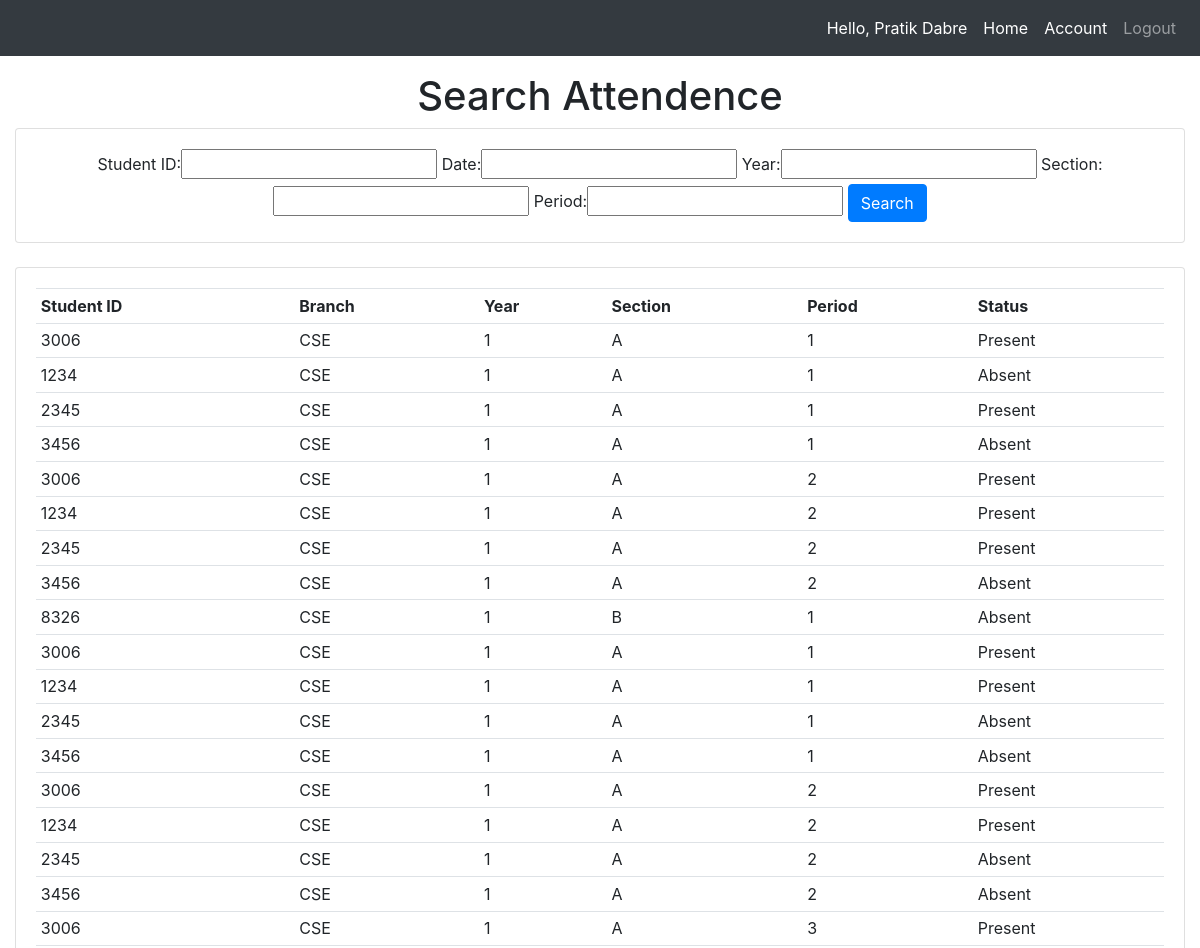
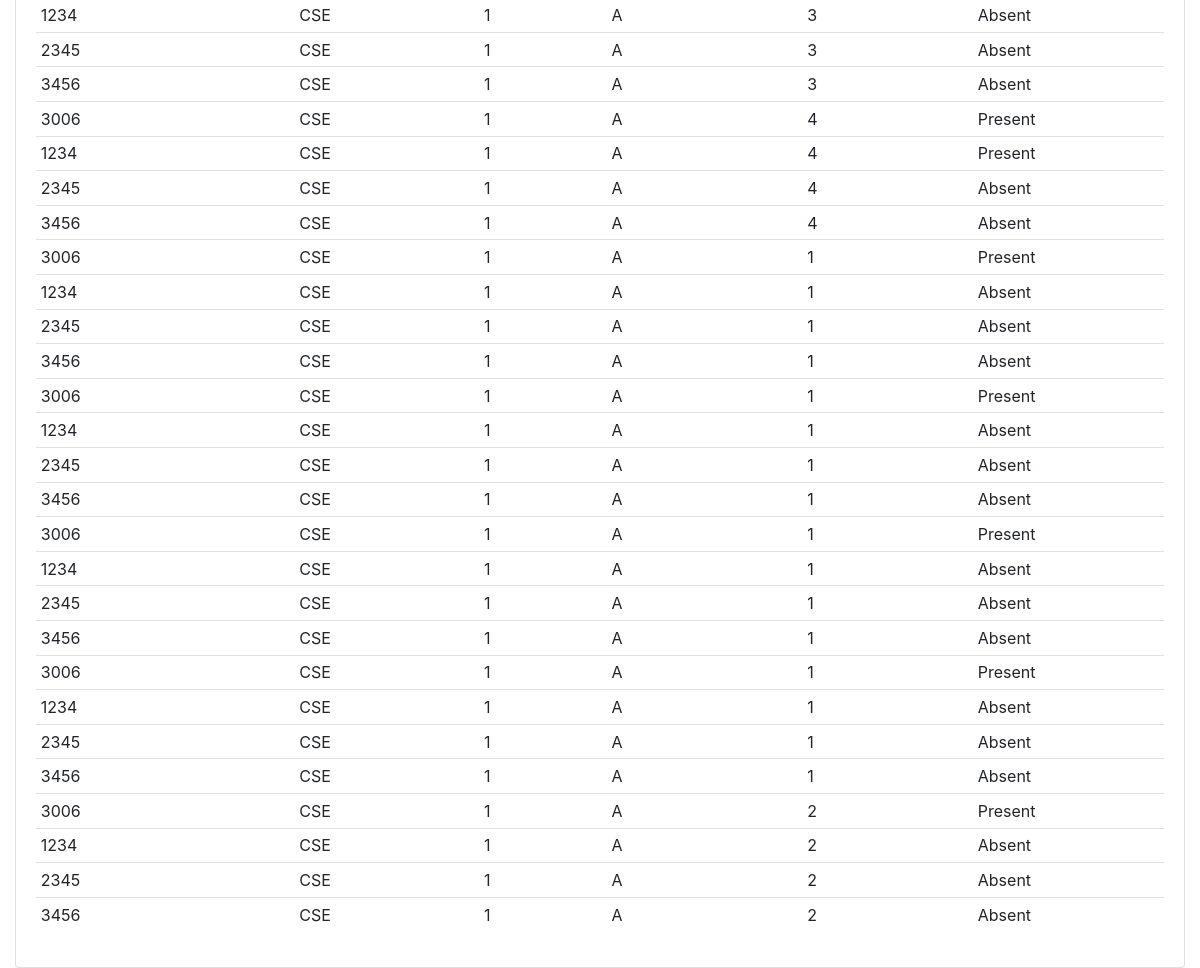
Page /searchattendence/ (signed in) on the committed database (2 pictures, top to bottom).
### Attendence_Sys/models.py (models this page shows, shortened)
class Faculty(models.Model):
    user = models.OneToOneField(User,null=True,blank=True, on_delete= models.CASCADE)
    firstname = models.CharField(max_length=200, null=True)
    lastname = models.CharField(max_length=200, null=True)
    phone = models.CharField(max_length=200, null=True)
    email = models.EmailField(max_length=200, null=True)
    profile_pic = models.ImageField(upload_to=user_directory_path ,null=True, blank=True)
    def __str__(self):
        return str(self.firstname + " " + self.lastname)

class Attendence(models.Model):
    Faculty_Name = models.CharField(max_length=200, null=True, blank=True)
    Student_ID = models.CharField(max_length=200, null=True, blank=True)
    date = models.DateField(auto_now_add = True, null = True)
    time = models.TimeField(auto_now_add=True, null = True)
    branch = models.CharField(max_length=200, null = True)
    year = models.CharField(max_length=200, null = True)
    section = models.CharField(max_length=200, null = True)
    period = models.CharField(max_length=200, null = True)
    status = models.CharField(max_length=200, null = True, default='Absent')

### Attendence_Sys/views.py (the view)
# urls.py: path('searchattendence/', views.searchAttendence, name='searchattendence'),
@login_required(login_url='teacherlogin')
def searchAttendence(request):
    try:
        student = Student.objects.get(registration_id = request.user)
        return redirect(studentprofile)
    except:
        student=request.user
    attendences = Attendence.objects.all()
    myFilter = AttendenceFilter(request.GET, queryset=attendences)
    attendences = myFilter.qs
    context = {'myFilter':myFilter, 'attendences': attendences, 'ta':False}
    return render(request, 'Attendence_Sys/attendence.html', context)

### Attendence_Sys/templates/Attendence_Sys/attendence.html (shortened to what this page needs)
{% extends 'Attendence_Sys/main.html' %}
{% block content %}
{% if ta == False %}
<center><h1>Search Attendence</h1></center>
<div class="row">
	<div class="col">
		<div class="card card-body">
			<center>
				<form method="get">
					{{myFilter.form}}
		    		<button class="btn btn-primary" type="submit">Search</button>
				</form>
			</center>
		</div>
	</div>
</div>
<br>
<div class="row">
	<div class="col-sm-12">
		<div class="card card-body">
			<table class="table table-sm">
				<tr>
					<th>Student ID</th>
					<th>Branch</th>
					<th>Year</th>
					<th>Section</th>
					<th>Period</th>
					<th>Status</th>
				</tr>
				{% for attendence in attendences %}
				<tr>
                    <td>{{ attendence.Student_ID }}</td>
					<td>{{ attendence.branch }}</td>
					<td>{{ attendence.year }}</td>
					<td>{{ attendence.section }}</td>
					<td>{{ attendence.period }}</td>
					<td>{{ attendence.status }}</td>
				</tr>
				{% endfor %}
			</table>
		</div>
	</div>
</div>
{% endif %}
{% endblock %}

### Attendence_Sys/templates/Attendence_Sys/main.html (shortened to what this page needs)
<!DOCTYPE html>
<html>
<head>
	<link rel="stylesheet" href="https://stackpath.bootstrapcdn.com/bootstrap/4.3.1/css/bootstrap.min.css">
</head>
<body>
	{%  include 'attendence_sys/navbar.html' %}
	<br>
<br>
<br>
	<div class="container-fluid">
	{% block content %}
	{% endblock %}
    </div>
</body>
</html>

### Attendence_Sys/templates/Attendence_Sys/navbar.html (shortened to what this page needs)
{% load static %}
<nav class="navbar navbar-expand-lg navbar-dark fixed-top bg-dark">
  <div class="collapse navbar-collapse" id="navbarNav">
    <ul class="navbar-nav ml-auto">
      <li class="nav-item active">
        <span class="nav-link">Hello, {{ request.user.faculty }}</span>
      </li>
      <li class="nav-item active">
        <a href="{% url 'teacherprofile' %}" class="nav-link">Home</a>
      </li>
      <li class="nav-item active">
        <a class="nav-link" href="{% url 'account' %}">Account</a>
      </li>
      <li class="nav-item">
        <a class="nav-link" href="{% url 'logout' %}">Logout</a>
      </li>
    </ul>
  </div>
</nav>

### rows in the picture
Attendence: Student_ID "3006", branch "CSE", year "1", section "A", period "1", status "Present"
Attendence: Student_ID "1234", branch "CSE", year "1", section "A", period "1", status "Absent"
Attendence: Student_ID "2345", branch "CSE", year "1", section "A", period "1", status "Present"
Attendence: Student_ID "3456", branch "CSE", year "1", section "A", period "1", status "Absent"
Attendence: Student_ID "3006", branch "CSE", year "1", section "A", period "2", status "Present"
Attendence: Student_ID "1234", branch "CSE", year "1", section "A", period "2", status "Present"
Attendence: Student_ID "2345", branch "CSE", year "1", section "A", period "2", status "Present"
Attendence: Student_ID "3456", branch "CSE", year "1", section "A", period "2", status "Absent"
Attendence: Student_ID "8326", branch "CSE", year "1", section "B", period "1", status "Absent"
Attendence: Student_ID "3006", branch "CSE", year "1", section "A", period "1", status "Present"
Attendence: Student_ID "1234", branch "CSE", year "1", section "A", period "1", status "Present"
Attendence: Student_ID "2345", branch "CSE", year "1", section "A", period "1", status "Absent"
Attendence: Student_ID "3456", branch "CSE", year "1", section "A", period "1", status "Absent"
Attendence: Student_ID "3006", branch "CSE", year "1", section "A", period "2", status "Present"
Attendence: Student_ID "1234", branch "CSE", year "1", section "A", period "2", status "Present"
Attendence: Student_ID "2345", branch "CSE", year "1", section "A", period "2", status "Absent"
Attendence: Student_ID "3456", branch "CSE", year "1", section "A", period "2", status "Absent"
Attendence: Student_ID "3006", branch "CSE", year "1", section "A", period "3", status "Present"
Attendence: Student_ID "1234", branch "CSE", year "1", section "A", period "3", status "Absent"
Attendence: Student_ID "2345", branch "CSE", year "1", section "A", period "3", status "Absent"
Attendence: Student_ID "3456", branch "CSE", year "1", section "A", period "3", status "Absent"
Attendence: Student_ID "3006", branch "CSE", year "1", section "A", period "4", status "Present"
Attendence: Student_ID "1234", branch "CSE", year "1", section "A", period "4", status "Present"
Attendence: Student_ID "2345", branch "CSE", year "1", section "A", period "4", status "Absent"
Attendence: Student_ID "3456", branch "CSE", year "1", section "A", period "4", status "Absent"
Attendence: Student_ID "3006", branch "CSE", year "1", section "A", period "1", status "Present"
Attendence: Student_ID "1234", branch "CSE", year "1", section "A", period "1", status "Absent"
Attendence: Student_ID "2345", branch "CSE", year "1", section "A", period "1", status "Absent"
Attendence: Student_ID "3456", branch "CSE", year "1", section "A", period "1", status "Absent"
Attendence: Student_ID "3006", branch "CSE", year "1", section "A", period "1", status "Present"
Attendence: Student_ID "1234", branch "CSE", year "1", section "A", period "1", status "Absent"
Attendence: Student_ID "2345", branch "CSE", year "1", section "A", period "1", status "Absent"
Attendence: Student_ID "3456", branch "CSE", year "1", section "A", period "1", status "Absent"
Attendence: Student_ID "3006", branch "CSE", year "1", section "A", period "1", status "Present"
Attendence: Student_ID "1234", branch "CSE", year "1", section "A", period "1", status "Absent"
Attendence: Student_ID "2345", branch "CSE", year "1", section "A", period "1", status "Absent"
Attendence: Student_ID "3456", branch "CSE", year "1", section "A", period "1", status "Absent"
Attendence: Student_ID "3006", branch "CSE", year "1", section "A", period "1", status "Present"
Attendence: Student_ID "1234", branch "CSE", year "1", section "A", period "1", status "Absent"
Attendence: Student_ID "2345", branch "CSE", year "1", section "A", period "1", status "Absent"
Attendence: Student_ID "3456", branch "CSE", year "1", section "A", period "1", status "Absent"
Attendence: Student_ID "3006", branch "CSE", year "1", section "A", period "2", status "Present"
Attendence: Student_ID "1234", branch "CSE", year "1", section "A", period "2", status "Absent"
Attendence: Student_ID "2345", branch "CSE", year "1", section "A", period "2", status "Absent"
Attendence: Student_ID "3456", branch "CSE", year "1", section "A", period "2", status "Absent"

### other values in the picture
{{ request.user.faculty }} "Pratik Dabre"
